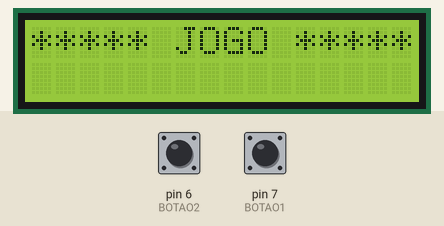
Simulated run of this sketch. Board: Arduino Uno, built with avr-gcc and run on an emulated ATmega328P. Parts: 16×2 character LCD. Inputs (shaded band) come from the test bench; at power-on: pin 6 (BOTAO2) HIGH, pin 7 (BOTAO1) HIGH.

Above: at 1.2 s.
1.3 s: pin 6 (BOTAO2) pulled LOW for 1 s
At 3.4 s:
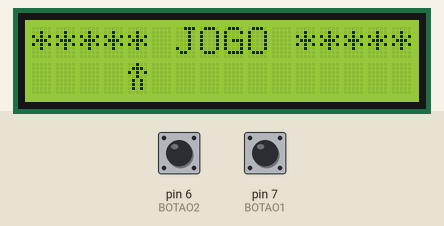
3.8 s: pin 7 (BOTAO1) pulled LOW for 3.2 s
At 7.1 s:
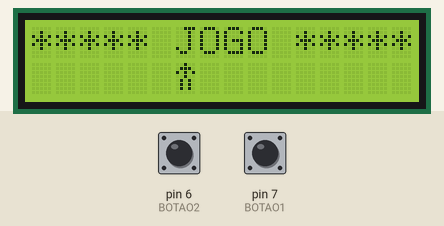
Timing chart, 0 to 8.6 s (numbered marks = the images above; inputs shaded):
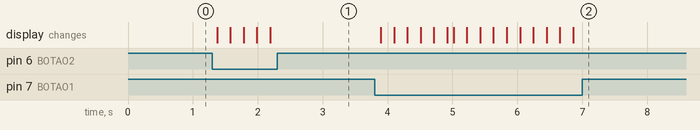

The sketch:

JOGO_NO_LCD.ino
```cpp
#include <LiquidCrystal.h>
const int tempo = 100;//atraso
int BOTAO1 = 7;//volta personagem
int BOTAO2 = 6;//ida personagem
LiquidCrystal lcd (13,12,11,10,9,8);
byte personagem[8] =
{
  B00100,
  B01110,
  B10101,
  B00100,
  B01010,
  B01010,
  B01010,
};
int colunas=0;
bool start = false;

void setup()
{
  // Configura os pinos
  pinMode(BOTAO1, INPUT_PULLUP);
  pinMode(BOTAO2, INPUT_PULLUP);
  lcd.begin(16,2);
  lcd.clear();
  lcd.print("***** JOGO *****");
  lcd.createChar(0,personagem);
}

void loop()
{
  // repete-se consecutivamente enaqunto a placa estiver ligada
  delay(tempo);

  if(digitalRead(BOTAO1)==LOW)//personagem vai para esquerda
  {
    lcd.clear();
    lcd.print("***** JOGO *****");

    if(colunas==0 && !start)//se o jogo começar com o jogador
    {//apertando o botao1 o persongame ira começar da ultima coluna
      start= true;
      colunas=15;
      delay(tempo);
    }
    lcd.setCursor(colunas,1);
    lcd.write(byte(0));
    delay(tempo);
    colunas--;

      if(colunas<0)//se colunas menor que 0 volta para coluna 15
      {
      colunas= 15;
      delay(tempo);
      }
  }

  else if(digitalRead(BOTAO2)==LOW)//personagem vai para direita
  {
    lcd.clear();
    lcd.print("***** JOGO *****");
    lcd.setCursor(colunas,1);
    lcd.write(byte(0));
    delay(tempo);
    colunas++;

      if(colunas>15)//se colunas maior que 15 volta para coluna 0
      {
      colunas=0;
      delay(tempo);
      }
  }
}
```

Measured:
- after the input at 1.3 s, the display: first changes after 0.07 s (image 1 shows a later state)
- after the input at 3.8 s, the display: first changes after 0.10 s (image 2 shows a later state)
